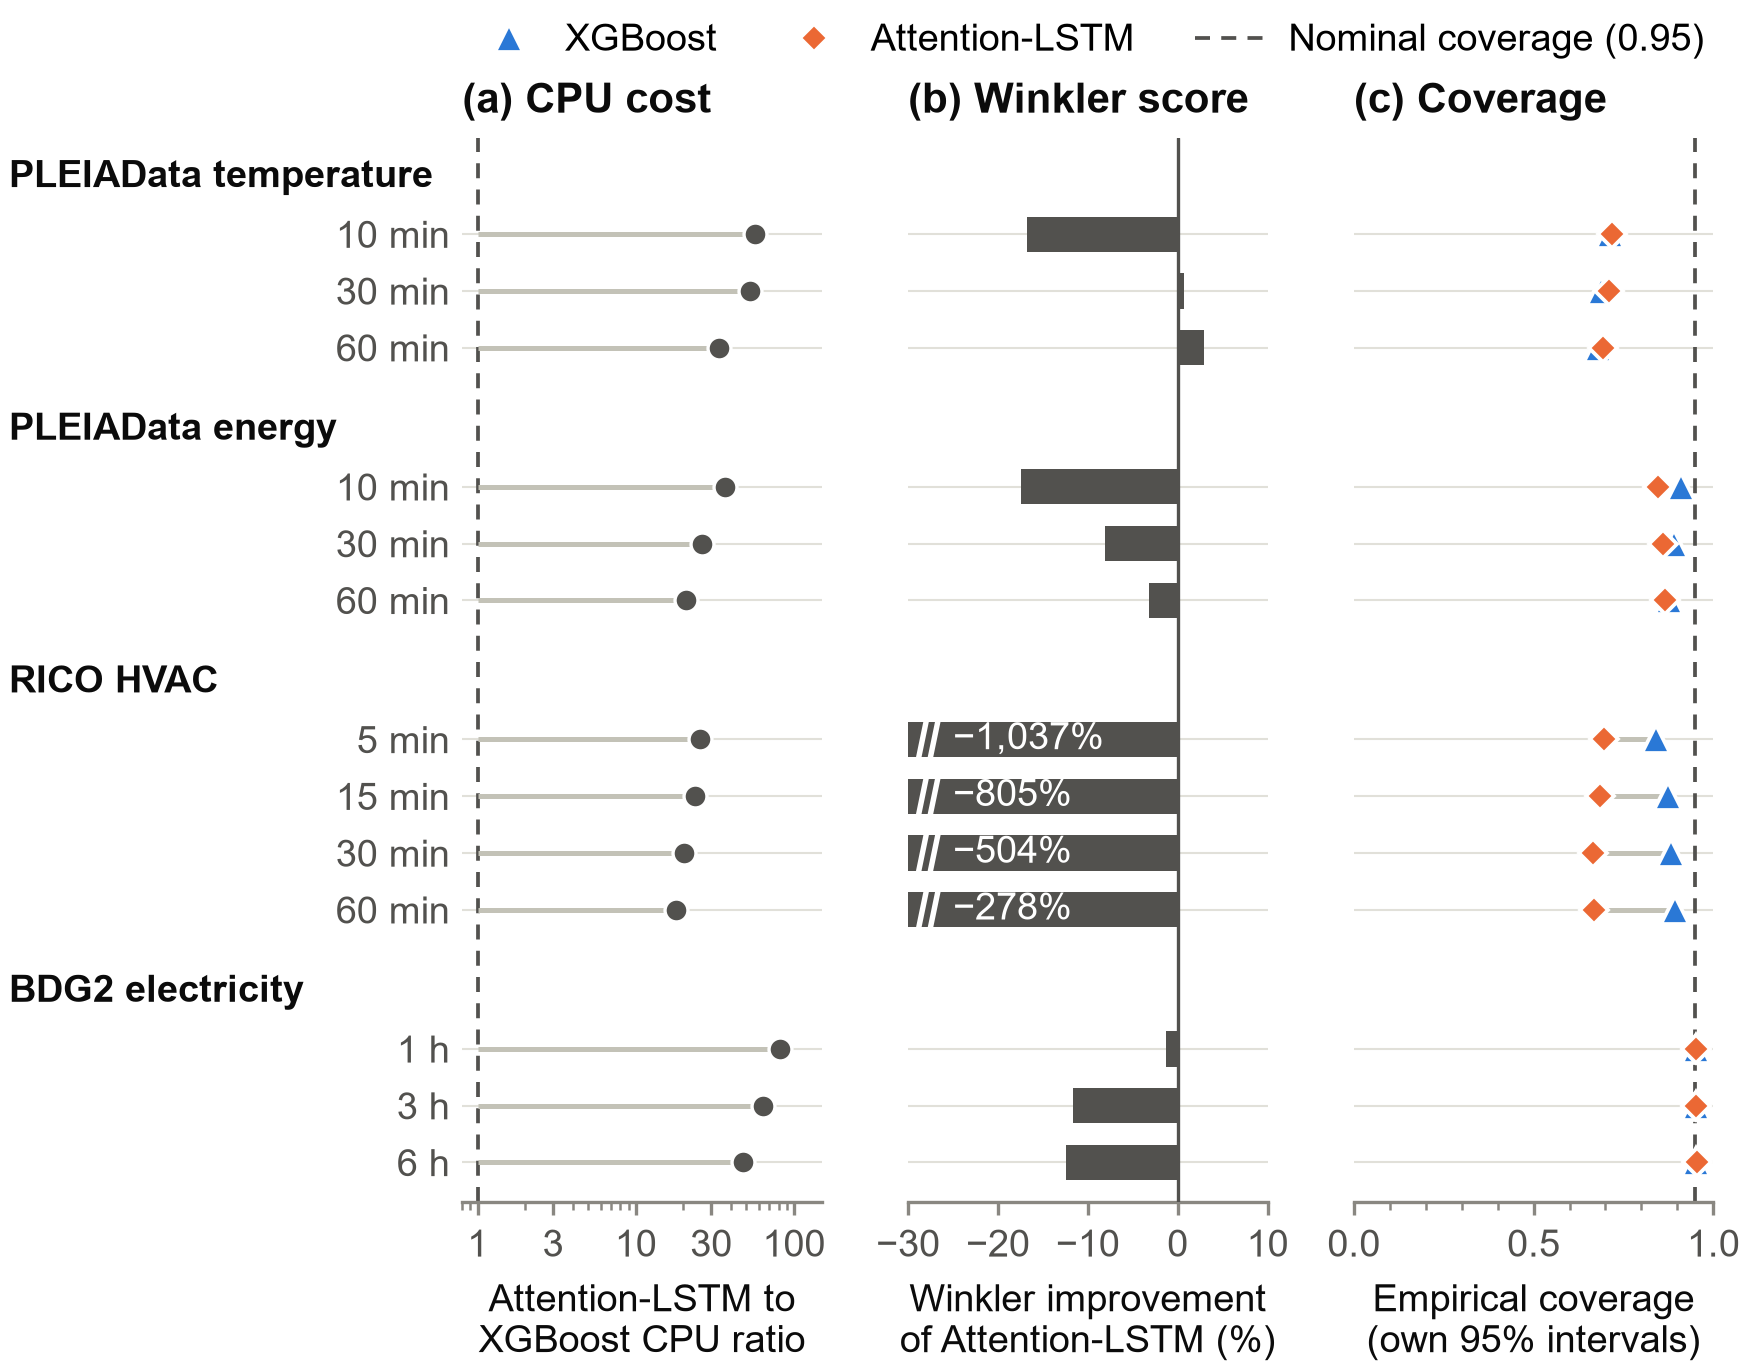

This figure's Python source:
"""Figure 4.8: computational cost and interval quality of Attention-LSTM relative to XGBoost.

Caption: Computational cost and interval quality of Attention-LSTM relative to XGBoost

Source: review/candidature_evidence_package_20261002_v1/REPORT_TABLES/ATTENTION_LSTM_VS_XGBOOST.csv

All 13 task-horizon rows are shown without further averaging, ordered by task
(PLEIAData temperature, PLEIAData energy, RICO HVAC, BDG2 electricity) and
then by increasing horizon. The 95% intervals are each forecasting model's
own split-conformal intervals, built from that model's calibration residuals;
the separate conformal-method comparison is not used.

(a) cpu_ratio_lstm_over_xgboost on a log axis, with a reference line at 1.
(b) Winkler improvement = 100 * (winkler95_xgboost - winkler95_attention_lstm)
    / winkler95_xgboost. Positive values mean a lower Winkler score for
    Attention-LSTM. The RICO HVAC rows lie far below the axis minimum, so
    their bars are truncated with a break mark and labelled with the exact
    value; the derived data file keeps the full values.
(c) coverage95_xgboost and coverage95_attention_lstm as paired dots on a
    common 0-1 axis, with a reference line at the nominal 0.95.

Outputs: figure_4_8_attention_lstm_cost_interval_quality.png / .pdf and the
derived figure data figure_4_8_attention_lstm_cost_interval_quality_data.csv.

Usage:
    python report_figures/chapter4/figure_4_8_attention_lstm_cost_interval_quality.py
"""

from __future__ import annotations

import math

import chapter4_style as c4
import matplotlib.pyplot as plt
import pandas as pd
from matplotlib.lines import Line2D
from matplotlib.ticker import FixedLocator, FuncFormatter, NullFormatter
from matplotlib.transforms import blended_transform_factory

STEM = "figure_4_8_attention_lstm_cost_interval_quality"
CAPTION = "Computational cost and interval quality of Attention-LSTM relative to XGBoost"
SOURCE = c4.TABLES / "ATTENTION_LSTM_VS_XGBOOST.csv"
DATA = c4.OUT_DIR / f"{STEM}_data.csv"
GID = "fig4.8|"
ROWS = 13
NOMINAL = 0.95
WINKLER_AXIS = (-30.0, 10.0)  # bars below the minimum are truncated and labelled
HEADER_GAP = 0.45  # extra space, in rows, before each task header
HEADER_X = 0.006   # figure fraction where task headers start
RIGHT = 0.968      # figure fraction of the panels' right edge; keeps the "1.0" tick inside the text width
XGBOOST = c4.MODEL_SERIES["xgboost"]
LSTM = c4.MODEL_SERIES["attention_lstm"]
CAPTION_TEXT = (
    "Computational cost and interval quality of Attention-LSTM relative to XGBoost for the 13 matched task and "
    "horizon combinations. (a) Ratio of recorded process CPU time, Attention-LSTM to XGBoost (logarithmic axis). "
    "(b) Percentage improvement in the 95% Winkler score of Attention-LSTM over XGBoost, "
    "100 × (W_XGBoost − W_Attention-LSTM) / W_XGBoost; positive values favour Attention-LSTM, and the four RICO HVAC "
    "bars are truncated at −30% and labelled with their values. (c) Empirical coverage of each model's own 95% "
    "split-conformal intervals, built from that model's calibration residuals; the dashed line marks 0.95. Values "
    "are equal-fold summaries over three outer folds and five model seeds."
)


def percent_label(value: float) -> str:
    return f"{value:,.0f}%".replace("-", "\N{MINUS SIGN}")


def row_key(task: str, minutes: float) -> str:
    return f"{task}|{float(minutes):g}"


def derive(frame) -> pd.DataFrame:
    if len(frame) != ROWS or frame.duplicated(["task", "horizon_minutes"]).any():
        raise ValueError(f"expected {ROWS} unique task-horizon rows")
    order = {task: index for index, task in enumerate(c4.TASK_ORDER)}
    frame = frame.assign(task_order=frame["task"].map(order)).sort_values(["task_order", "horizon_minutes"])
    xgboost, lstm = frame["winkler95_xgboost"], frame["winkler95_attention_lstm"]
    improvement = 100.0 * (xgboost - lstm) / xgboost
    return pd.DataFrame(
        {
            "row_order": range(1, ROWS + 1),
            "dataset": frame["dataset"].to_numpy(),
            "task": frame["task"].to_numpy(),
            "horizon_minutes": frame["horizon_minutes"].to_numpy(),
            "horizon_label": [c4.horizon_text(t, m) for t, m in zip(frame["task"], frame["horizon_minutes"])],
            "cpu_ratio_lstm_over_xgboost": frame["cpu_ratio_lstm_over_xgboost"].to_numpy(),
            "winkler95_xgboost": xgboost.to_numpy(),
            "winkler95_attention_lstm": lstm.to_numpy(),
            "winkler_improvement_pct": improvement.to_numpy(),
            "winkler_bar_truncated": (improvement < WINKLER_AXIS[0]).to_numpy(),
            "winkler_bar_display_pct": improvement.clip(lower=WINKLER_AXIS[0]).to_numpy(),
            "coverage95_xgboost": frame["coverage95_xgboost"].to_numpy(),
            "coverage95_attention_lstm": frame["coverage95_attention_lstm"].to_numpy(),
            "source_table": c4.repo_relative(SOURCE),
            "source_commit": frame["source_commit"].to_numpy(),
            "source_path": frame["source_path"].to_numpy(),
        }
    )


def row_positions(data) -> tuple[list[float], dict[str, float]]:
    """Data rows top to bottom, with a header row before each task."""
    positions, headers, y = [], {}, 0.0
    for task in c4.TASK_ORDER:
        if headers:
            y += HEADER_GAP
        headers[task] = y
        y += 1.0
        for _ in range(int((data["task"] == task).sum())):
            positions.append(y)
            y += 1.0
    return positions, headers


def log_ratio_axis(ax) -> None:
    ax.set_xscale("log")
    ax.set_xlim(0.8, 150)
    ax.xaxis.set_major_locator(FixedLocator([1, 3, 10, 30, 100]))
    ax.xaxis.set_major_formatter(FuncFormatter(lambda value, _: f"{value:g}"))
    ax.xaxis.set_minor_formatter(NullFormatter())


def break_mark(ax, x: float, y: float) -> None:
    """Two white slashes across a truncated bar, just inside the axis minimum."""
    for offset in (1.6, 2.9):
        ax.plot(
            [x + offset - 0.55, x + offset + 0.55], [y + 0.42, y - 0.42],
            color=c4.SURFACE, linewidth=1.3, solid_capstyle="butt", zorder=3,
        )


def fit_label_column(fig, grid, headers) -> None:
    """Move the panels right until the widest task header clears panel (a)."""
    fig.canvas.draw()
    renderer = fig.canvas.get_renderer()
    right = max(text.get_window_extent(renderer).x1 for text in headers) / fig.bbox.width
    grid.update(left=right + 0.012)


def build(data):
    fig = plt.figure(figsize=(c4.FULL_WIDTH, 4.7))
    grid = fig.add_gridspec(1, 3, left=0.25, right=RIGHT, bottom=0.14, top=0.895, wspace=0.24)
    ax_cpu = fig.add_subplot(grid[0, 0])
    ax_winkler = fig.add_subplot(grid[0, 1], sharey=ax_cpu)
    ax_coverage = fig.add_subplot(grid[0, 2], sharey=ax_cpu)
    positions, header_rows = row_positions(data)

    for y, row in zip(positions, data.itertuples(index=False)):
        key = row_key(row.task, row.horizon_minutes)
        for ax in (ax_cpu, ax_winkler, ax_coverage):
            ax.axhline(y, color=c4.GRID, linewidth=0.5, zorder=0)

        ratio = row.cpu_ratio_lstm_over_xgboost
        ax_cpu.plot([1.0, ratio], [y, y], color=c4.RULE, linewidth=1.2, solid_capstyle="butt",
                    zorder=2, gid=f"{GID}cpu-stem|{key}")
        ax_cpu.plot([ratio], [y], linestyle="none", marker="o", markersize=5.5, color=c4.INK_2,
                    markeredgecolor=c4.SURFACE, markeredgewidth=0.8, zorder=3, gid=f"{GID}cpu|{key}")

        (bar,) = ax_winkler.barh(y, row.winkler_bar_display_pct, height=0.62, color=c4.INK_2, zorder=2)
        bar.set_gid(f"{GID}winkler|{key}")
        if row.winkler_bar_truncated:
            break_mark(ax_winkler, WINKLER_AXIS[0], y)
            ax_winkler.text(
                WINKLER_AXIS[0] + 5.0, y, percent_label(row.winkler_improvement_pct),
                ha="left", va="center", fontsize=c4.NOTE_SIZE, color=c4.SURFACE, zorder=4,
                gid=f"{GID}winkler-label|{key}",
            )

        ax_coverage.plot([row.coverage95_xgboost, row.coverage95_attention_lstm], [y, y],
                         color=c4.RULE, linewidth=1.2, solid_capstyle="butt", zorder=2)
        # The smaller diamond goes on top, so the triangle's corners stay
        # visible where the two coverages coincide.
        for model, series, value in (
            ("xgboost", XGBOOST, row.coverage95_xgboost),
            ("attention_lstm", LSTM, row.coverage95_attention_lstm),
        ):
            ax_coverage.plot(
                [value], [y], linestyle="none", marker=series.marker,
                markersize=c4.marker_size(series.marker), color=series.color,
                markeredgecolor=c4.SURFACE, markeredgewidth=c4.RING_WIDTH, zorder=3,
                gid=f"{GID}coverage|{model}|{key}",
            )

    reference = {"color": c4.INK_2, "linewidth": 0.9, "linestyle": c4.REFERENCE_DASH, "zorder": 1}
    ax_cpu.axvline(1.0, gid=f"{GID}cpu-reference", **reference)
    ax_coverage.axvline(NOMINAL, gid=f"{GID}coverage-reference", **reference)
    ax_winkler.axvline(0.0, color=c4.INK_2, linewidth=0.8, zorder=3)

    log_ratio_axis(ax_cpu)
    ax_winkler.set_xlim(*WINKLER_AXIS)
    ax_winkler.set_xticks([-30, -20, -10, 0, 10])
    ax_coverage.set_xlim(0, 1)
    # At 9 pt the narrow panel fits three labelled ticks; minor ticks keep the 0.1 steps.
    ax_coverage.set_xticks([0, 0.5, 1.0], ["0.0", "0.5", "1.0"])
    ax_coverage.set_xticks([0.1, 0.2, 0.3, 0.4, 0.6, 0.7, 0.8, 0.9], minor=True)

    ax_cpu.set_yticks(positions, data["horizon_label"].tolist())
    ax_cpu.set_ylim(positions[-1] + 0.7, -0.7)
    for ax in (ax_cpu, ax_winkler, ax_coverage):
        ax.spines["left"].set_visible(False)
        ax.tick_params(axis="y", length=0, pad=3)
    for ax in (ax_winkler, ax_coverage):
        ax.tick_params(axis="y", labelleft=False)

    ax_cpu.set_xlabel("Attention-LSTM to\nXGBoost CPU ratio")
    ax_winkler.set_xlabel("Winkler improvement\nof Attention-LSTM (%)")
    ax_coverage.set_xlabel("Empirical coverage\n(own 95% intervals)")
    c4.panel_title(ax_cpu, "a", "CPU cost")
    c4.panel_title(ax_winkler, "b", "Winkler score")
    c4.panel_title(ax_coverage, "c", "Coverage")

    to_rows = blended_transform_factory(fig.transFigure, ax_cpu.transData)
    headers = [
        fig.text(HEADER_X, y, task, transform=to_rows, ha="left", va="center",
                 fontweight="bold", color=c4.INK, gid=f"{GID}header|{task}")
        for task, y in header_rows.items()
    ]
    fit_label_column(fig, grid, headers)

    handles = [
        Line2D([], [], linestyle="none", marker=series.marker, markersize=c4.marker_size(series.marker),
               color=series.color, markeredgecolor=c4.SURFACE, markeredgewidth=c4.RING_WIDTH,
               label=series.label)
        for series in (XGBOOST, LSTM)
    ]
    handles.append(c4.reference_handle(f"Nominal coverage ({NOMINAL:g})"))
    left = ax_cpu.get_position().x0
    fig.legend(handles=handles, loc="upper center", bbox_to_anchor=((left + RIGHT) / 2, 1.0), ncol=3)
    return fig


def verify(fig) -> c4.ValueCheck:
    check = c4.ValueCheck(STEM)
    source = {row_key(row["task"], float(row["horizon_minutes"])): row for row in c4.read_rows(SOURCE)}
    if len(source) != ROWS:
        raise AssertionError(f"{STEM}: expected {ROWS} source rows, found {len(source)}")
    order = sorted(
        source,
        key=lambda key: (c4.TASK_ORDER.index(source[key]["task"]), float(source[key]["horizon_minutes"])),
    )
    written = c4.read_rows(DATA)
    plotted = c4.artists_by_gid(fig, GID)
    ax_cpu = fig.axes[0]
    ticks = list(ax_cpu.get_yticks())
    labels = [label.get_text() for label in ax_cpu.get_yticklabels()]
    if len(ticks) != ROWS or len(written) != ROWS:
        raise AssertionError(f"{STEM}: expected {ROWS} plotted rows and {ROWS} data rows")

    for index, key in enumerate(order):
        row = source[key]
        task, minutes = row["task"], float(row["horizon_minutes"])
        y = ticks[index]
        ratio = float(row["cpu_ratio_lstm_over_xgboost"])
        xgb_winkler, lstm_winkler = float(row["winkler95_xgboost"]), float(row["winkler95_attention_lstm"])
        improvement = 100.0 * (xgb_winkler - lstm_winkler) / xgb_winkler
        display = max(improvement, WINKLER_AXIS[0])
        coverage = {
            "xgboost": float(row["coverage95_xgboost"]),
            "attention_lstm": float(row["coverage95_attention_lstm"]),
        }

        # Consistency of the source row itself (not plotted directly).
        stored_difference = float(row["winkler95_difference_lstm_minus_xgboost"])
        cpu_seconds = float(row["process_cpu_seconds_attention_lstm"]) / float(row["process_cpu_seconds_xgboost"])
        if not math.isclose(improvement, -100.0 * stored_difference / xgb_winkler, rel_tol=1e-9):
            raise AssertionError(f"{STEM}: {key}: improvement disagrees with the stored difference")
        if not math.isclose(ratio, cpu_seconds, rel_tol=1e-9):
            raise AssertionError(f"{STEM}: {key}: CPU ratio disagrees with the stored CPU seconds")

        check.text(labels[index], c4.horizon_text(task, minutes), f"row {index + 1} label")
        check.points(c4.line_points(plotted.pop(f"{GID}cpu|{key}")), [(ratio, y)], f"{key} CPU ratio")
        check.points(c4.line_points(plotted.pop(f"{GID}cpu-stem|{key}")), [(1.0, y), (ratio, y)], f"{key} CPU stem")
        bar = plotted.pop(f"{GID}winkler|{key}")
        check.number(bar.get_x(), 0.0, f"{key} Winkler bar base")
        check.number(bar.get_width(), display, f"{key} Winkler bar")
        check.number(bar.get_y() + bar.get_height() / 2, y, f"{key} Winkler bar row", tolerance=1e-12)
        label = plotted.pop(f"{GID}winkler-label|{key}", None)
        if (label is not None) != (improvement < WINKLER_AXIS[0]):
            raise AssertionError(f"{STEM}: {key}: truncation label does not match the truncation rule")
        if label is not None:
            check.text(label.get_text(), percent_label(improvement), f"{key} truncated Winkler label")
        for model, value in coverage.items():
            check.points(c4.line_points(plotted.pop(f"{GID}coverage|{model}|{key}")), [(value, y)],
                         f"{key} {model} coverage")

        record = written[index]
        check.text(record["task"], task, f"data row {index + 1} task")
        check.text(record["horizon_label"], c4.horizon_text(task, minutes), f"data row {index + 1} horizon")
        check.text(record["winkler_bar_truncated"], str(improvement < WINKLER_AXIS[0]), f"data row {index + 1} truncation")
        for column, value in (
            ("horizon_minutes", minutes),
            ("cpu_ratio_lstm_over_xgboost", ratio),
            ("winkler95_xgboost", xgb_winkler),
            ("winkler95_attention_lstm", lstm_winkler),
            ("winkler_improvement_pct", improvement),
            ("winkler_bar_display_pct", display),
            ("coverage95_xgboost", coverage["xgboost"]),
            ("coverage95_attention_lstm", coverage["attention_lstm"]),
        ):
            check.number(float(record[column]), value, f"data row {index + 1} {column}")

    for gid, x in ((f"{GID}cpu-reference", 1.0), (f"{GID}coverage-reference", NOMINAL)):
        for value in plotted.pop(gid).get_xdata():
            check.number(value, x, gid)
    headers = {gid: plotted.pop(gid) for gid in list(plotted) if gid.startswith(f"{GID}header|")}
    check.keys([text.get_text() for text in headers.values()], c4.TASK_ORDER, "task headers")
    if plotted:
        raise AssertionError(f"{STEM}: unverified artists {sorted(plotted)}")
    return check


def main() -> None:
    c4.apply_style()
    data = derive(c4.read_table(SOURCE))
    data.to_csv(DATA, index=False, lineterminator="\n")
    fig = build(data)
    check = verify(fig)
    outputs = c4.save_figure(fig, STEM, f"Figure 4.8. {CAPTION}")
    plt.close(fig)
    c4.report(check, [SOURCE], [DATA, *outputs], caption=CAPTION_TEXT)


if __name__ == "__main__":
    main()
